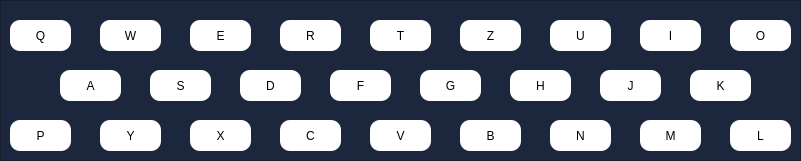
   <widget class="QFrame" name="QFrame_Callume">
    <property name="geometry">
     <rect>
      <x>390</x>
      <y>180</y>
      <width>801</width>
      <height>161</height>
     </rect>
    </property>
    <property name="styleSheet">
     <string notr="true">background-color: rgb(28, 38, 61);
font: 7pt &quot;MS Shell Dlg 2&quot;;
color: rgb(255, 255, 255);
</string>
    </property>
    <property name="frameShape">
     <enum>QFrame::StyledPanel</enum>
    </property>
    <property name="frameShadow">
     <enum>QFrame::Raised</enum>
    </property>
    <widget class="QLabel" name="label">
     <property name="geometry">
      <rect>
       <x>10</x>
       <y>20</y>
       <width>61</width>
       <height>31</height>
      </rect>
     </property>
     <property name="styleSheet">
      <string notr="true">background-color: white;
color: black;
border-radius: 10px;</string>
     </property>
     <property name="text">
      <string>Q</string>
     </property>
     <property name="alignment">
      <set>Qt::AlignCenter</set>
     </property>
    </widget>
    <widget class="QLabel" name="label_2">
     <property name="geometry">
      <rect>
       <x>60</x>
       <y>70</y>
       <width>61</width>
       <height>31</height>
      </rect>
     </property>
     <property name="styleSheet">
      <string notr="true">background-color: white;
color: black;
border-radius: 10px;</string>
     </property>
     <property name="text">
      <string>A</string>
     </property>
     <property name="alignment">
      <set>Qt::AlignCenter</set>
     </property>
    </widget>
    <widget class="QLabel" name="label_3">
     <property name="geometry">
      <rect>
       <x>10</x>
       <y>120</y>
       <width>61</width>
       <height>31</height>
      </rect>
     </property>
     <property name="styleSheet">
      <string notr="true">background-color: white;
color: black;
border-radius: 10px;</string>
     </property>
     <property name="text">
      <string>P</string>
     </property>
     <property name="alignment">
      <set>Qt::AlignCenter</set>
     </property>
    </widget>
    <widget class="QLabel" name="label_4">
     <property name="geometry">
      <rect>
       <x>150</x>
       <y>70</y>
       <width>61</width>
       <height>31</height>
      </rect>
     </property>
     <property name="styleSheet">
      <string notr="true">background-color: white;
color: black;
border-radius: 10px;</string>
     </property>
     <property name="text">
      <string>S</string>
     </property>
     <property name="alignment">
      <set>Qt::AlignCenter</set>
     </property>
    </widget>
    <widget class="QLabel" name="label_5">
     <property name="geometry">
      <rect>
       <x>100</x>
       <y>20</y>
       <width>61</width>
       <height>31</height>
      </rect>
     </property>
     <property name="styleSheet">
      <string notr="true">background-color: white;
color: black;
border-radius: 10px;</string>
     </property>
     <property name="text">
      <string>W</string>
     </property>
     <property name="alignment">
      <set>Qt::AlignCenter</set>
     </property>
    </widget>
    <widget class="QLabel" name="label_6">
     <property name="geometry">
      <rect>
       <x>100</x>
       <y>120</y>
       <width>61</width>
       <height>31</height>
      </rect>
     </property>
     <property name="styleSheet">
      <string notr="true">background-color: white;
color: black;
border-radius: 10px;</string>
     </property>
     <property name="text">
      <string>Y</string>
     </property>
     <property name="alignment">
      <set>Qt::AlignCenter</set>
     </property>
    </widget>
    <widget class="QLabel" name="label_7">
     <property name="geometry">
      <rect>
       <x>240</x>
       <y>70</y>
       <width>61</width>
       <height>31</height>
      </rect>
     </property>
     <property name="styleSheet">
      <string notr="true">background-color: white;
color: black;
border-radius: 10px;</string>
     </property>
     <property name="text">
      <string>D</string>
     </property>
     <property name="alignment">
      <set>Qt::AlignCenter</set>
     </property>
    </widget>
    <widget class="QLabel" name="label_8">
     <property name="geometry">
      <rect>
       <x>190</x>
       <y>20</y>
       <width>61</width>
       <height>31</height>
      </rect>
     </property>
     <property name="styleSheet">
      <string notr="true">background-color: white;
color: black;
border-radius: 10px;</string>
     </property>
     <property name="text">
      <string>E</string>
     </property>
     <property name="alignment">
      <set>Qt::AlignCenter</set>
     </property>
    </widget>
    <widget class="QLabel" name="label_9">
     <property name="geometry">
      <rect>
       <x>280</x>
       <y>20</y>
       <width>61</width>
       <height>31</height>
      </rect>
     </property>
     <property name="styleSheet">
      <string notr="true">background-color: white;
color: black;
border-radius: 10px;</string>
     </property>
     <property name="text">
      <string>R</string>
     </property>
     <property name="alignment">
      <set>Qt::AlignCenter</set>
     </property>
    </widget>
    <widget class="QLabel" name="label_10">
     <property name="geometry">
      <rect>
       <x>330</x>
       <y>70</y>
       <width>61</width>
       <height>31</height>
      </rect>
     </property>
     <property name="styleSheet">
      <string notr="true">background-color: white;
color: black;
border-radius: 10px;</string>
     </property>
     <property name="text">
      <string>F</string>
     </property>
     <property name="alignment">
      <set>Qt::AlignCenter</set>
     </property>
    </widget>
    <widget class="QLabel" name="label_11">
     <property name="geometry">
      <rect>
       <x>280</x>
       <y>120</y>
       <width>61</width>
       <height>31</height>
      </rect>
     </property>
     <property name="styleSheet">
      <string notr="true">background-color: white;
color: black;
border-radius: 10px;</string>
     </property>
     <property name="text">
      <string>C</string>
     </property>
     <property name="alignment">
      <set>Qt::AlignCenter</set>
     </property>
    </widget>
    <widget class="QLabel" name="label_12">
     <property name="geometry">
      <rect>
       <x>190</x>
       <y>120</y>
       <width>61</width>
       <height>31</height>
      </rect>
     </property>
     <property name="styleSheet">
      <string notr="true">background-color: white;
color: black;
border-radius: 10px;</string>
     </property>
     <property name="text">
      <string>X</string>
     </property>
     <property name="alignment">
      <set>Qt::AlignCenter</set>
     </property>
    </widget>
    <widget class="QLabel" name="label_13">
     <property name="geometry">
      <rect>
       <x>420</x>
       <y>70</y>
       <width>61</width>
       <height>31</height>
      </rect>
     </property>
     <property name="styleSheet">
      <string notr="true">background-color: white;
color: black;
border-radius: 10px;</string>
     </property>
     <property name="text">
      <string>G</string>
     </property>
     <property name="alignment">
      <set>Qt::AlignCenter</set>
     </property>
    </widget>
    <widget class="QLabel" name="label_14">
     <property name="geometry">
      <rect>
       <x>370</x>
       <y>120</y>
       <width>61</width>
       <height>31</height>
      </rect>
     </property>
     <property name="styleSheet">
      <string notr="true">background-color: white;
color: black;
border-radius: 10px;</string>
     </property>
     <property name="text">
      <string>V</string>
     </property>
     <property name="alignment">
      <set>Qt::AlignCenter</set>
     </property>
    </widget>
    <widget class="QLabel" name="label_15">
     <property name="geometry">
      <rect>
       <x>460</x>
       <y>120</y>
       <width>61</width>
       <height>31</height>
      </rect>
     </property>
     <property name="styleSheet">
      <string notr="true">background-color: white;
color: black;
border-radius: 10px;</string>
     </property>
     <property name="text">
      <string>B</string>
     </property>
     <property name="alignment">
      <set>Qt::AlignCenter</set>
     </property>
    </widget>
    <widget class="QLabel" name="label_16">
     <property name="geometry">
      <rect>
       <x>460</x>
       <y>20</y>
       <width>61</width>
       <height>31</height>
      </rect>
     </property>
     <property name="styleSheet">
      <string notr="true">background-color: white;
color: black;
border-radius: 10px;</string>
     </property>
     <property name="text">
      <string>Z</string>
     </property>
     <property name="alignment">
      <set>Qt::AlignCenter</set>
     </property>
    </widget>
    <widget class="QLabel" name="label_17">
     <property name="geometry">
      <rect>
       <x>370</x>
       <y>20</y>
       <width>61</width>
       <height>31</height>
      </rect>
     </property>
     <property name="styleSheet">
      <string notr="true">background-color: white;
color: black;
border-radius: 10px;</string>
     </property>
     <property name="text">
      <string>T</string>
     </property>
     <property name="alignment">
      <set>Qt::AlignCenter</set>
     </property>
    </widget>
    <widget class="QLabel" name="label_18">
     <property name="geometry">
      <rect>
       <x>510</x>
       <y>70</y>
       <width>61</width>
       <height>31</height>
      </rect>
     </property>
     <property name="styleSheet">
      <string notr="true">background-color: white;
color: black;
border-radius: 10px;</string>
     </property>
     <property name="text">
      <string>H</string>
     </property>
     <property name="alignment">
      <set>Qt::AlignCenter</set>
     </property>
    </widget>
    <widget class="QLabel" name="label_19">
     <property name="geometry">
      <rect>
       <x>550</x>
       <y>120</y>
       <width>61</width>
       <height>31</height>
      </rect>
     </property>
     <property name="styleSheet">
      <string notr="true">background-color: white;
color: black;
border-radius: 10px;</string>
     </property>
     <property name="text">
      <string>N</string>
     </property>
     <property name="alignment">
      <set>Qt::AlignCenter</set>
     </property>
    </widget>
    <widget class="QLabel" name="label_20">
     <property name="geometry">
      <rect>
       <x>600</x>
       <y>70</y>
       <width>61</width>
       <height>31</height>
      </rect>
     </property>
     <property name="styleSheet">
      <string notr="true">background-color: white;
color: black;
border-radius: 10px;</string>
     </property>
     <property name="text">
      <string>J</string>
     </property>
     <property name="alignment">
      <set>Qt::AlignCenter</set>
     </property>
    </widget>
    <widget class="QLabel" name="label_21">
     <property name="geometry">
      <rect>
       <x>550</x>
       <y>20</y>
       <width>61</width>
       <height>31</height>
      </rect>
     </property>
     <property name="styleSheet">
      <string notr="true">background-color: white;
color: black;
border-radius: 10px;</string>
     </property>
     <property name="text">
      <string>U</string>
     </property>
     <property name="alignment">
      <set>Qt::AlignCenter</set>
     </property>
    </widget>
    <widget class="QLabel" name="label_22">
     <property name="geometry">
      <rect>
       <x>640</x>
       <y>120</y>
       <width>61</width>
       <height>31</height>
      </rect>
     </property>
     <property name="styleSheet">
      <string notr="true">background-color: white;
color: black;
border-radius: 10px;</string>
     </property>
     <property name="text">
      <string>M</string>
     </property>
     <property name="alignment">
      <set>Qt::AlignCenter</set>
     </property>
    </widget>
    <widget class="QLabel" name="label_23">
     <property name="geometry">
      <rect>
       <x>690</x>
       <y>70</y>
       <width>61</width>
       <height>31</height>
      </rect>
     </property>
     <property name="styleSheet">
      <string notr="true">background-color: white;
color: black;
border-radius: 10px;</string>
     </property>
     <property name="text">
      <string>K</string>
     </property>
     <property name="alignment">
      <set>Qt::AlignCenter</set>
     </property>
    </widget>
    <widget class="QLabel" name="label_24">
     <property name="geometry">
      <rect>
       <x>640</x>
       <y>20</y>
       <width>61</width>
       <height>31</height>
      </rect>
     </property>
     <property name="styleSheet">
      <string notr="true">background-color: white;
color: black;
border-radius: 10px;</string>
     </property>
     <property name="text">
      <string>I</string>
     </property>
     <property name="alignment">
      <set>Qt::AlignCenter</set>
     </property>
    </widget>
    <widget class="QLabel" name="label_25">
     <property name="geometry">
      <rect>
       <x>730</x>
       <y>20</y>
       <width>61</width>
       <height>31</height>
      </rect>
     </property>
     <property name="styleSheet">
      <string notr="true">background-color: white;
color: black;
border-radius: 10px;</string>
     </property>
     <property name="text">
      <string>O</string>
     </property>
     <property name="alignment">
      <set>Qt::AlignCenter</set>
     </property>
    </widget>
    <widget class="QLabel" name="label_26">
     <property name="geometry">
      <rect>
       <x>730</x>
       <y>120</y>
       <width>61</width>
       <height>31</height>
      </rect>
     </property>
     <property name="styleSheet">
      <string notr="true">background-color: white;
color: black;
border-radius: 10px;</string>
     </property>
     <property name="text">
      <string>L</string>
     </property>
     <property name="alignment">
      <set>Qt::AlignCenter</set>
     </property>
    </widget>
   </widget>
